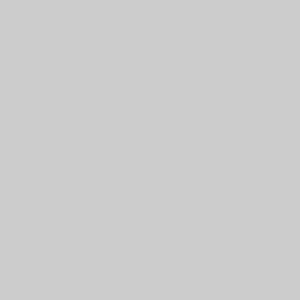
Frame 1 (no input)
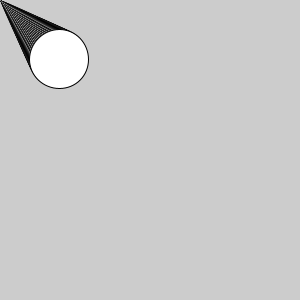
Frame 60 (the mouse pressed at the canvas centre just before this capture)
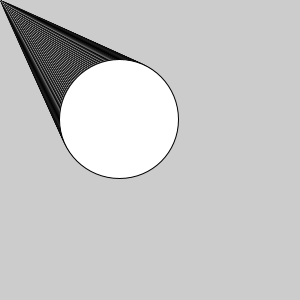
Frame 120 (the mouse held since frame 60 and released just before this capture)

The Processing sketch that drew these frames (run headless with seeded random() and noise(); from frame 60 on, the mouse is pressed at the canvas centre):

// Processing sketch: project_2_test
// ── project_2_test.pde
//project 2 test
int x = 0;
void setup(){
  size(300, 300);
}
void draw(){
  circle(x, x, x);
  x = x+1;
  if ( x > 300 ) {
    x = -50;
  }
}
  
